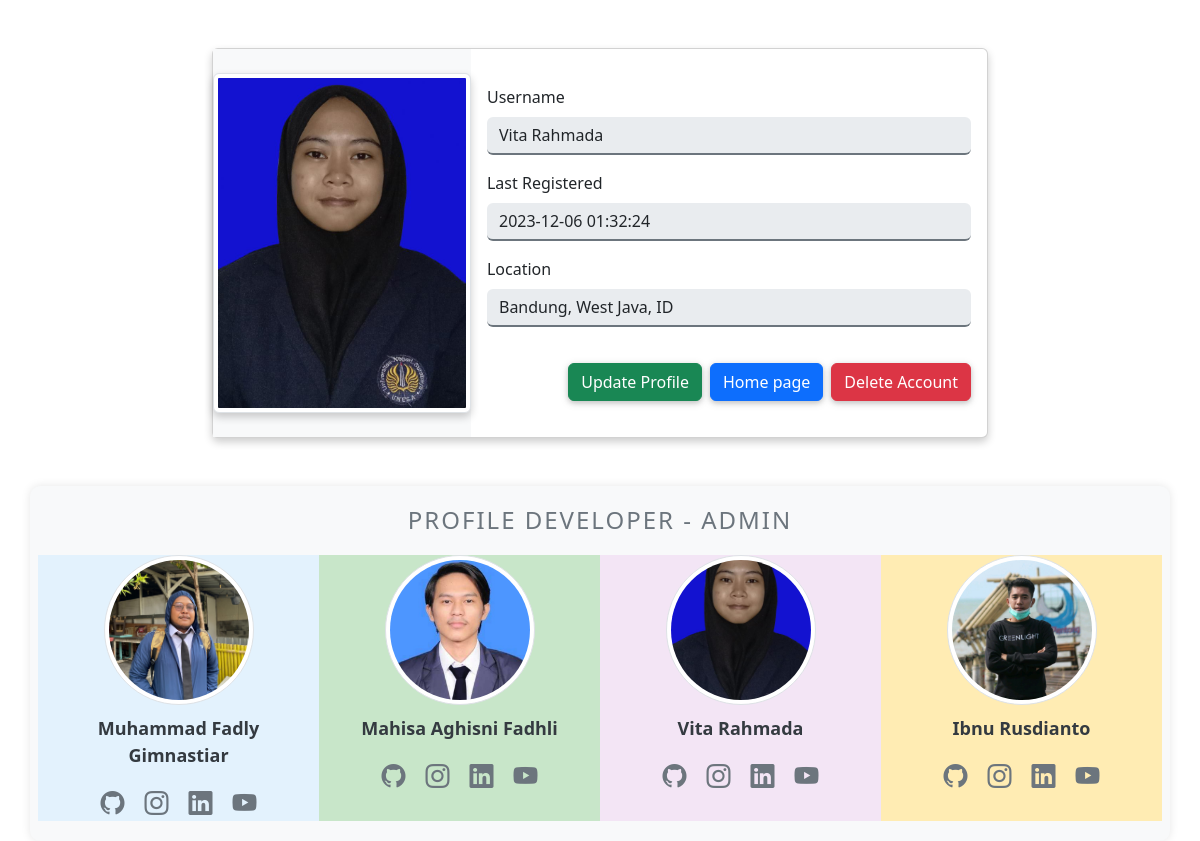
/profile-user/profile.php (signed in), run on the app's committed database.
### tables this page shows
CREATE TABLE `user` (
  `id` int(11) NOT NULL,
  `username` varchar(50) NOT NULL,
  `password` varchar(255) NOT NULL,
  `role` enum('admin','user') NOT NULL,
  `last_registered` datetime DEFAULT current_timestamp(),
  `img` varchar(255) DEFAULT 'default.jpg',
  `location` varchar(255) DEFAULT NULL,
  `last_activity` datetime DEFAULT current_timestamp() ON UPDATE current_timestamp()
);

### profile-user/php-function/function.php (called while the page is built, shortened)
<?php
function fetchAdmins() {
    $servername = "localhost";
    $username = "root";
    $password = "";
    $dbname = "travel";
    $conn = new mysqli($servername, $username, $password, $dbname);
    $sql = "SELECT id, username, img FROM user WHERE role = 'admin'";
    $result = $conn->query($sql);
    $admins = [];
    if ($result->num_rows > 0) {
        while($row = $result->fetch_assoc()) {
            $admins[] = $row;
        }
    }
    return $admins;
}
$admins = fetchAdmins();
$hostname = "localhost";
$username = "root";
$password = "";
$db_name = "travel";
$conn = new mysqli($hostname, $username, $password, $db_name);
$username = filter_var($_SESSION['username'], FILTER_SANITIZE_STRING);
$query = "SELECT * FROM user WHERE username = ?";
$stmt = $conn->prepare($query);
$stmt->bind_param("s", $username);
$stmt->execute();
$result = $stmt->get_result();
$user = $result->fetch_assoc();
?>

### profile-user/profile.php (the view, shortened to what this page needs)
<!doctype html>
<html lang="en">
<head>
    <link rel="stylesheet" href="style/current-user.css">
    <link rel="stylesheet" href="style/profile-developer.css">
    <link rel="stylesheet" href="https://stackpath.bootstrapcdn.com/bootstrap/5.3.2/css/bootstrap-icons.css">
    <link href="https://cdn.jsdelivr.net/npm/bootstrap-icons@1.11.1/font/bootstrap-icons.css" rel="stylesheet">
    <link href="https://cdn.jsdelivr.net/npm/bootstrap@5.3.2/dist/css/bootstrap.min.css" rel="stylesheet">
</head>
<body>
<?php
    require_once "./php-function/function.php";
?>
<div class="container current-user mt-5">
    <div class="card">
        <div class="row g-0">
            <div class="col-md-4 current-user-gambar">
                <img src="../img/uploads/<?php echo $user['img']; ?>" class="img-thumbnail img-current-user" alt="User Image">
            </div>
            <div class="col-md-8 current-user-card-body">
                <div class="card-body">
                    <form id="user-form">
                        <div class="mb-3 current-user-card-form">
                            <label for="username" class="form-label">Username</label>
                            <input type="text" class="form-control" id="username" value="<?= $user['username'] ?>" disabled>
                        </div>
                        <div class="mb-3 current-user-card-form">
                            <label for="last-registered" class="form-label">Last Registered</label>
                            <input type="text" class="form-control" id="last-registered" value="<?= $user['last_registered'] ?>" disabled>
                        </div>
                        <div class="mb-3 current-user-card-form">
                            <label for="last-activity" class="form-label">Location</label>
                            <input type="text" class="form-control" id="location" value="<?= $user['location'] ?>" disabled>
                        </div>
                        <div class="d-grid gap-2 d-md-flex justify-content-md-end">
                            <button class="btn btn-success update-akun" type="button" id="updateProfile" data-bs-toggle="modal" data-bs-target="#updateProfileModal">
                                Update Profile
                            </button>
                            <button class="btn btn-primary back-awal" type="button" data-bs-toggle="modal" data-bs-target="#homePageModal">
                                Home page
                            </button>
                            <button class="btn btn-danger back-awal" type="button" data-bs-toggle="modal" data-bs-target="#deleteAccountModal">
                                Delete Account
                            </button>
                        </div>
                    </form>
                </div>
            </div>
        </div>
    </div>
</div>
<div class="container profile-developer mt-5 text-center">
    <h4 class="header-developer">Profile Developer - Admin</h4>
    <div class="row justify-content-center">
        <div class="col-md-3 col-sm-12 social-developer1 social-developer1">
            <img src="../img/developer/<?php echo $admins[2]['img']; ?>" class="img-thumbnail img-developer3 rounded-circle" alt="User Image">
            <p><?php echo $admins[2]['username']; ?></p>
            <div class="d-flex justify-content-center">
                <a href="#" class="bi bi-github"></a>
                <a href="#" class="bi bi-instagram"></a>
                <a href="#" class="bi bi-linkedin"></a>
                <a href="#" class="bi bi-youtube"></a>
            </div>
        </div>
        <div class="col-md-3 col-sm-12 social-developer2">
            <img src="../img/developer/<?php echo $admins[1]['img']; ?>" class="img-thumbnail img-developer3 rounded-circle" alt="User Image">
            <p><?php echo $admins[1]['username']; ?></p>
            <div class="d-flex justify-content-center">
                <a href="#" class="bi bi-github"></a>
                <a href="#" class="bi bi-instagram"></a>
                <a href="#" class="bi bi-linkedin"></a>
                <a href="#" class="bi bi-youtube"></a>
            </div>
        </div>
        <div class="col-md-3 col-sm-12 social-developer3">
            <img src="../img/developer/<?php echo $admins[0]['img']; ?>" class="img-thumbnail img-developer3 rounded-circle" alt="User Image">
            <p><?php echo $admins[0]['username']; ?></p>
            <div class="d-flex justify-content-center">
                <a href="#" class="bi bi-github"></a>
                <a href="#" class="bi bi-instagram"></a>
                <a href="#" class="bi bi-linkedin"></a>
                <a href="#" class="bi bi-youtube"></a>
            </div>
        </div>
        <div class="col-md-3 col-sm-12 social-developer4">
            <img src="../img/developer/<?php echo $admins[3]['img']; ?>" class="img-thumbnail img-developer3 rounded-circle" alt="User Image">
            <p><?php echo $admins[3]['username']; ?></p>
            <div class="d-flex justify-content-center">
                <a href="#" class="bi bi-github"></a>
                <a href="#" class="bi bi-instagram"></a>
                <a href="#" class="bi bi-linkedin"></a>
                <a href="#" class="bi bi-youtube"></a>
            </div>
        </div>
    </div>
</div>
</body>
</html>

### profile-user/style/current-user.css (style rules this page uses)
.container.current-user { max-width: 800px; margin: 0 auto; }
.card { border: none; box-shadow: 0 4px 8px 0 rgba(0, 0, 0, 0.2); transition: 0.3s; border-radius: 5px; }
.current-user-gambar { display: flex; justify-content: center; align-items: center; background-color: #f8f9fa; }
.img-current-user { width: 100%; max-width: 250px; border-radius: 5px; box-shadow: 0 4px 8px 0 rgba(0, 0, 0, 0.2); transition: box-shadow 0.3s ease; }
.current-user-card-body { padding: 20px; }
.current-user-card-form { margin-bottom: 20px; }
.update-akun, .back-awal { margin-top: 20px; font-weight: bold; border-radius: 5px; padding: 10px 20px; transition: background-color 0.3s ease, border-color 0.3s ease, box-shadow 0.3s ease, transform 0.3s ease; box-shadow: 0 2px 5px 0 rgba(0,0,0,0.16), 0 2px 10px 0 rgba(0,0,0,0.12); font-size: 16px; }
.update-akun { background-color: #28a745; border-color: #28a745; }
.back-awal { background-color: #007bff; border-color: #007bff; }
.btn-danger { background-color: #dc3545; border-color: #dc3545; }
.current-user-card-form input { border: none; border-bottom: 2px solid #6c757d; background-color: #f8f9fa; transition: border-color 0.3s ease; }

### profile-user/style/profile-developer.css (style rules this page uses)
.container.profile-developer { background-color: #f8f9fa; padding: 20px; border-radius: 10px; box-shadow: 0 0 10px rgba(0,0,0,0.1); transition: all 0.3s ease; }
.header-developer { color: #6c757d; margin-bottom: 20px; text-transform: uppercase; letter-spacing: 2px; }
.img-thumbnail.img-developer1, .img-thumbnail.img-developer2, .img-thumbnail.img-developer3, .img-thumbnail.img-developer4 { width: 150px; height: 150px; object-fit: cover; transition: all 0.3s ease; }
.social-developer1 p, .social-developer2 p, .social-developer3 p, .social-developer4 p { font-size: 18px; font-weight: bold; margin-top: 10px; color: #343a40; }
.fa, .bi { font-size: 24px; color: #6c757d; margin: 0 10px; transition: all 0.3s ease; }
.social-developer1 { background-color: #e3f2fd; }
.social-developer2 { background-color: #c8e6c9; }
.social-developer3 { background-color: #f3e5f5; }
.social-developer4 { background-color: #ffecb3; }
.fa, .bi { transition: color 0.5s, transform 0.5s; }
.container.profile-developer { animation: fadeIn 1s; }

### data on the page
user: img (picture), username "Vita Rahmada", last_registered "2023-12-06 01:32:24", location "Bandung, West Java, ID"
user: img (picture), username "Muhammad Fadly Gimnastiar"
user: img (picture), username "Mahisa Aghisni Fadhli"
user: img (picture), username "Ibnu Rusdianto"
